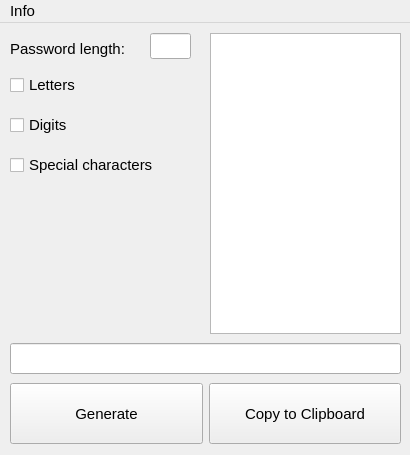
<?xml version="1.0" encoding="UTF-8"?>
<ui version="4.0">
 <class>MainWindow</class>
 <widget class="QMainWindow" name="MainWindow">
  <property name="windowModality">
   <enum>Qt::ApplicationModal</enum>
  </property>
  <property name="enabled">
   <bool>true</bool>
  </property>
  <property name="geometry">
   <rect>
    <x>0</x>
    <y>0</y>
    <width>410</width>
    <height>455</height>
   </rect>
  </property>
  <property name="sizePolicy">
   <sizepolicy hsizetype="Fixed" vsizetype="Fixed">
    <horstretch>0</horstretch>
    <verstretch>0</verstretch>
   </sizepolicy>
  </property>
  <property name="minimumSize">
   <size>
    <width>410</width>
    <height>455</height>
   </size>
  </property>
  <property name="maximumSize">
   <size>
    <width>410</width>
    <height>455</height>
   </size>
  </property>
  <property name="baseSize">
   <size>
    <width>800</width>
    <height>500</height>
   </size>
  </property>
  <property name="font">
   <font>
    <family>System-ui</family>
    <pointsize>11</pointsize>
   </font>
  </property>
  <property name="windowTitle">
   <string>PGEN Simple Password Generator</string>
  </property>
  <property name="autoFillBackground">
   <bool>true</bool>
  </property>
  <property name="locale">
   <locale language="English" country="Germany"/>
  </property>
  <widget class="QWidget" name="centralwidget">
   <property name="sizePolicy">
    <sizepolicy hsizetype="Expanding" vsizetype="Expanding">
     <horstretch>0</horstretch>
     <verstretch>0</verstretch>
    </sizepolicy>
   </property>
   <widget class="QLineEdit" name="lineStrongness">
    <property name="geometry">
     <rect>
      <x>10</x>
      <y>320</y>
      <width>391</width>
      <height>31</height>
     </rect>
    </property>
    <property name="font">
     <font>
      <family>Noto Sans UI</family>
      <pointsize>11</pointsize>
     </font>
    </property>
    <property name="styleSheet">
     <string notr="true"/>
    </property>
    <property name="maxLength">
     <number>1000</number>
    </property>
    <property name="alignment">
     <set>Qt::AlignCenter</set>
    </property>
   </widget>
   <widget class="QLineEdit" name="lenText">
    <property name="geometry">
     <rect>
      <x>150</x>
      <y>10</y>
      <width>41</width>
      <height>26</height>
     </rect>
    </property>
    <property name="autoFillBackground">
     <bool>false</bool>
    </property>
    <property name="styleSheet">
     <string notr="true"/>
    </property>
    <property name="inputMethodHints">
     <set>Qt::ImhDigitsOnly</set>
    </property>
    <property name="maxLength">
     <number>40</number>
    </property>
    <property name="clearButtonEnabled">
     <bool>false</bool>
    </property>
   </widget>
   <widget class="QListWidget" name="listWidget">
    <property name="geometry">
     <rect>
      <x>210</x>
      <y>10</y>
      <width>191</width>
      <height>301</height>
     </rect>
    </property>
    <property name="font">
     <font>
      <family>Ubuntu</family>
      <pointsize>11</pointsize>
      <weight>50</weight>
      <bold>false</bold>
     </font>
    </property>
    <property name="frameShape">
     <enum>QFrame::StyledPanel</enum>
    </property>
    <property name="alternatingRowColors">
     <bool>true</bool>
    </property>
    <property name="sortingEnabled">
     <bool>true</bool>
    </property>
   </widget>
   <widget class="QCheckBox" name="checkLetters">
    <property name="geometry">
     <rect>
      <x>10</x>
      <y>50</y>
      <width>100</width>
      <height>24</height>
     </rect>
    </property>
    <property name="text">
     <string>Letters</string>
    </property>
   </widget>
   <widget class="QWidget" name="horizontalLayoutWidget">
    <property name="geometry">
     <rect>
      <x>10</x>
      <y>360</y>
      <width>391</width>
      <height>61</height>
     </rect>
    </property>
    <layout class="QHBoxLayout" name="horizontalLayout">
     <item>
      <widget class="QPushButton" name="generateButton">
       <property name="sizePolicy">
        <sizepolicy hsizetype="Expanding" vsizetype="Expanding">
         <horstretch>0</horstretch>
         <verstretch>0</verstretch>
        </sizepolicy>
       </property>
       <property name="text">
        <string>Generate</string>
       </property>
      </widget>
     </item>
     <item>
      <widget class="QPushButton" name="copyButton">
       <property name="sizePolicy">
        <sizepolicy hsizetype="Expanding" vsizetype="Expanding">
         <horstretch>0</horstretch>
         <verstretch>0</verstretch>
        </sizepolicy>
       </property>
       <property name="text">
        <string>Copy to Clipboard</string>
       </property>
      </widget>
     </item>
    </layout>
   </widget>
   <widget class="QCheckBox" name="checkSpecial">
    <property name="geometry">
     <rect>
      <x>10</x>
      <y>130</y>
      <width>171</width>
      <height>24</height>
     </rect>
    </property>
    <property name="text">
     <string>Special characters</string>
    </property>
   </widget>
   <widget class="QCheckBox" name="checkDigits">
    <property name="geometry">
     <rect>
      <x>10</x>
      <y>90</y>
      <width>100</width>
      <height>24</height>
     </rect>
    </property>
    <property name="text">
     <string>Digits</string>
    </property>
   </widget>
   <widget class="QLabel" name="label">
    <property name="geometry">
     <rect>
      <x>10</x>
      <y>10</y>
      <width>141</width>
      <height>31</height>
     </rect>
    </property>
    <property name="baseSize">
     <size>
      <width>0</width>
      <height>20</height>
     </size>
    </property>
    <property name="text">
     <string>Password length:</string>
    </property>
   </widget>
   <widget class="QLabel" name="logoLabel">
    <property name="geometry">
     <rect>
      <x>30</x>
      <y>170</y>
      <width>141</width>
      <height>111</height>
     </rect>
    </property>
    <property name="text">
     <string/>
    </property>
   </widget>
  </widget>
  <widget class="QMenuBar" name="menuBar">
   <property name="geometry">
    <rect>
     <x>0</x>
     <y>0</y>
     <width>410</width>
     <height>23</height>
    </rect>
   </property>
   <widget class="QMenu" name="menuInfo">
    <property name="title">
     <string>Info</string>
    </property>
    <addaction name="actionAbout"/>
    <addaction name="actionClose"/>
   </widget>
   <addaction name="menuInfo"/>
  </widget>
  <action name="actionAbout">
   <property name="text">
    <string>About</string>
   </property>
  </action>
  <action name="actionClose">
   <property name="text">
    <string>Close</string>
   </property>
  </action>
 </widget>
 <resources/>
 <connections/>
</ui>
